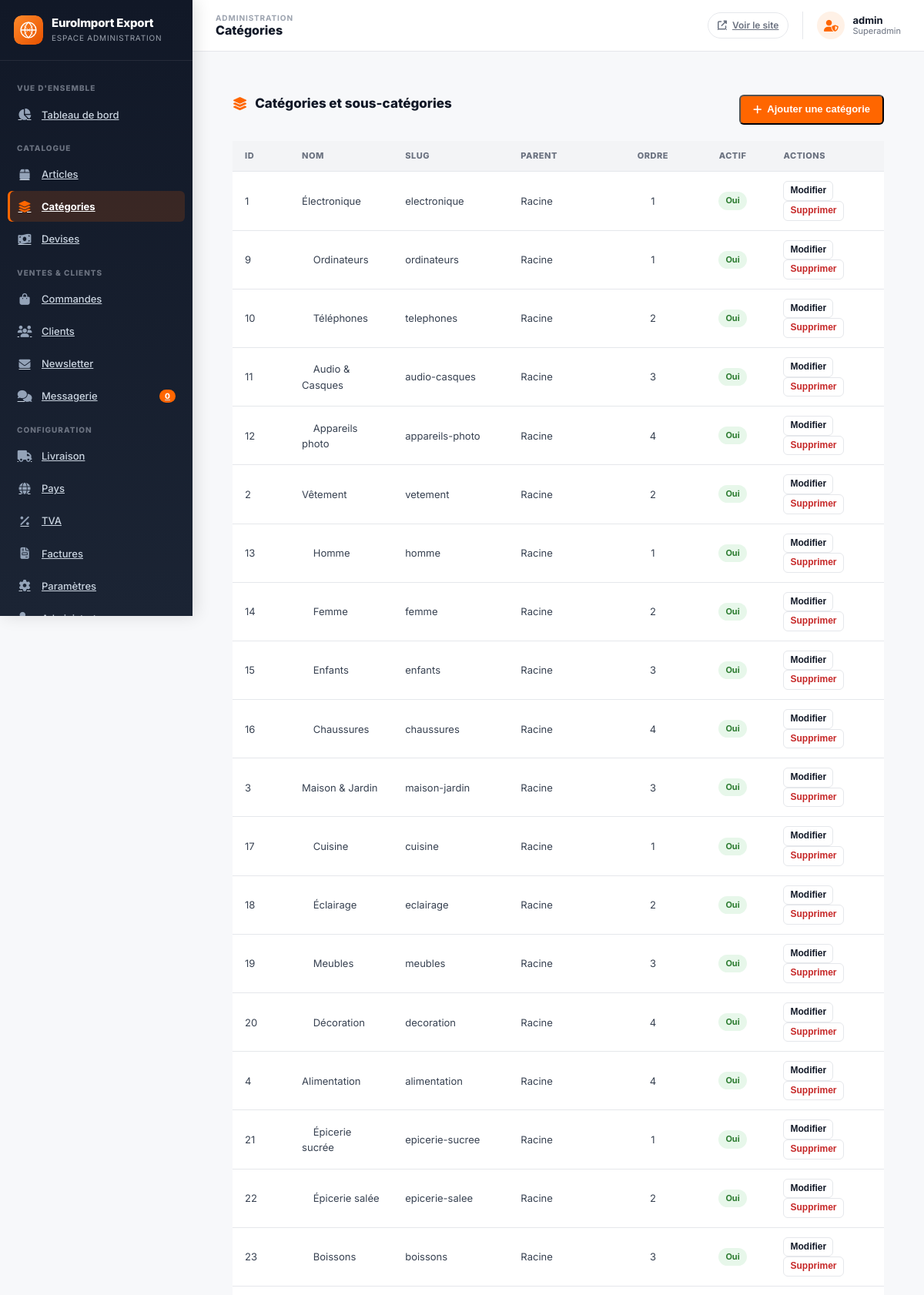
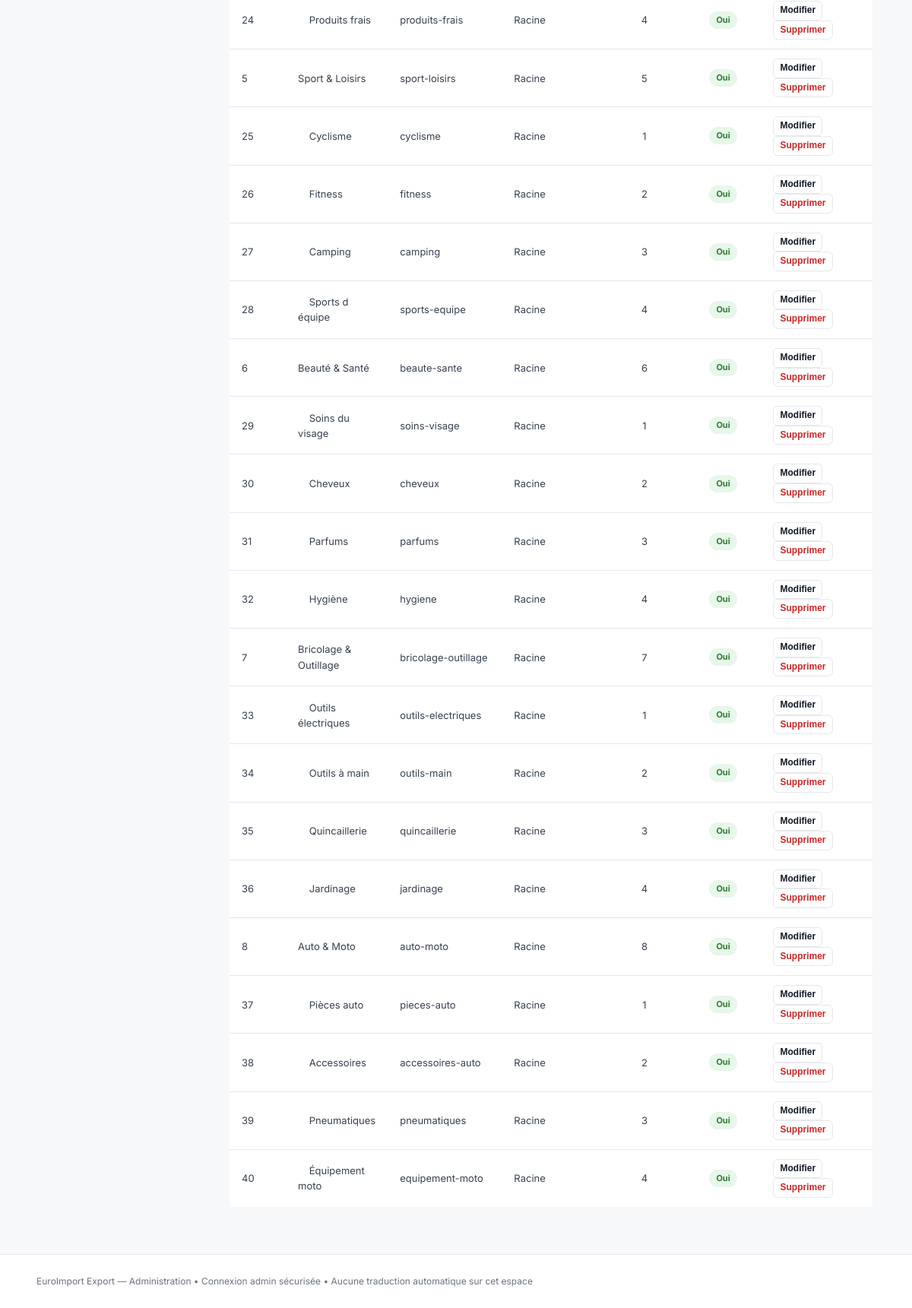
The app's page /admin/categories.php (signed in) with its own data (2 pictures, top to bottom).
### tables this page shows
CREATE TABLE `categories` (
  `id` INT UNSIGNED NOT NULL AUTO_INCREMENT,
  `parent_id` INT UNSIGNED DEFAULT NULL,
  `name` VARCHAR(255) NOT NULL,
  `slug` VARCHAR(255) NOT NULL,
  `description` TEXT DEFAULT NULL,
  `image` VARCHAR(255) DEFAULT NULL,
  `sort_order` INT UNSIGNED NOT NULL DEFAULT 0,
  `is_active` TINYINT(1) NOT NULL DEFAULT 1,
  `created_at` DATETIME NOT NULL DEFAULT CURRENT_TIMESTAMP,
  `updated_at` DATETIME NOT NULL DEFAULT CURRENT_TIMESTAMP ON UPDATE CURRENT_TIMESTAMP,
  PRIMARY KEY (`id`),
  UNIQUE KEY `uk_categories_slug` (`slug`),
  KEY `idx_categories_parent` (`parent_id`),
  KEY `idx_categories_active` (`is_active`),
  CONSTRAINT `fk_categories_parent` FOREIGN KEY (`parent_id`) REFERENCES `categories` (`id`) ON DELETE SET NULL ON UPDATE CASCADE
);

### includes/functions.php (called while the page is built, shortened)
<?php
if (!function_exists('e')) {
    function e($value = null): string
    {
        return htmlspecialchars((string)$value, ENT_QUOTES | ENT_HTML5, 'UTF-8');
    }
}
if (!function_exists('url')) {
    function url(string $path = ''): string
    {
        $path = ltrim($path, '/');
        return APP_URL === '' ? '/' . $path : rtrim(APP_URL, '/') . '/' . $path;
    }
}
if (!function_exists('loadSettings')) {
    function loadSettings(PDO $database): array
    {
        $stmt = $database->query("SELECT `key`, `value` FROM settings");
        $out = [];
        while ($row = $stmt->fetch()) {
            $out[$row['key']] = $row['value'];
        }
        return $out;
    }
}

### admin/includes/auth.php (called while the page is built, shortened)
<?php
require_once __DIR__ . '/../../includes/functions.php';
function adminRequire(): void
{
    $db = db();
    $stmt = $db->prepare("SELECT id, username, role, is_active FROM admins WHERE id = ? AND is_active = 1 LIMIT 1");
    $stmt->execute([(int)$_SESSION['admin_id']]);
}
function adminGet(): ?array
{
    return [
        'id' => (int)$_SESSION['admin_id'],
        'username' => $_SESSION['admin_username'] ?? '',
        'role' => $_SESSION['admin_role'] ?? 'admin',
    ];
}

### admin/includes/page_bootstrap.php (called while the page is built, shortened)
<?php
require_once __DIR__ . '/auth.php';
adminRequire();

### admin/categories.php (the view, shortened to what this page needs)
<?php
require_once __DIR__ . '/includes/page_bootstrap.php';
$db = db();
$stmt = $db->query("SELECT * FROM categories ORDER BY parent_id IS NULL DESC, parent_id ASC, sort_order ASC, name ASC");
$allCats = $stmt->fetchAll();
$byId = [];
$tree = [];
foreach ($allCats as $cat) {
    $cat['children'] = [];
    $byId[(int)$cat['id']] = $cat;
}
foreach ($allCats as $cat) {
    if ($cat['parent_id'] !== null && isset($byId[(int)$cat['parent_id']])) {
        $byId[(int)$cat['parent_id']]['children'][] = &$byId[(int)$cat['id']];
    } else {
        $tree[] = &$byId[(int)$cat['id']];
    }
}
$catForm = ['id' => '', 'parent_id' => '', 'name' => '', 'slug' => '', 'description' => '', 'sort_order' => '0', 'is_active' => '1'];
$editing = false;
require_once __DIR__ . '/includes/header.php';
?>
<div class="admin-content" style="padding:26px 22px;">
    <div style="display:flex; justify-content:space-between; align-items:center; margin-bottom:20px;">
        <div class="section-title"><i class="fas fa-layer-group"></i> Catégories et sous-catégories</div>
        <button class="btn btn--primary" onclick="openCatModal(<?= $editing ? 'true' : 'false' ?>, <?= $editing ? (int)$_GET['edit'] : '0' ?>, '<?= e($catForm['name']) ?>', '<?= e($catForm['slug']) ?>', '<?= e($catForm['description']) ?>', <?= $catForm['parent_id'] !== '' ? (int)$catForm['parent_id'] : 'null' ?>, <?= (int)$catForm['sort_order'] ?>, <?= (int)$catForm['is_active'] ?>)">
            <i class="fas fa-plus"></i> <?= $editing ? 'Modifier' : 'Ajouter' ?> une catégorie
        </button>
    </div>
    <table class="admin-table">
        <thead>
            <tr>
                <th style="width:60px;">ID</th>
                <th>Nom</th>
                <th style="width:140px;">Slug</th>
                <th style="width:140px;">Parent</th>
                <th style="width:100px; text-align:center;">Ordre</th>
                <th style="width:90px; text-align:center;">Actif</th>
                <th style="width:140px;">Actions</th>
            </tr>
        </thead>
        <tbody>
            <?php
            function renderCatTree(array $nodes, int $level = 0): void {
                foreach ($nodes as $node) {
                    echo '<tr>';
                    echo '<td>' . (int)$node['id'] . '</td>';
                    echo '<td><span style="color:var(--color-gray-dark);">' . str_repeat('&nbsp;&nbsp;&nbsp;&nbsp;', $level) . htmlspecialchars($node['name'], ENT_QUOTES | ENT_HTML5, 'UTF-8') . '</span></td>';
                    echo '<td><span class="notranslate" translate="no">' . htmlspecialchars($node['slug'], ENT_QUOTES | ENT_HTML5, 'UTF-8') . '</span></td>';
                    echo '<td>' . ($node['parent_id'] !== null && isset($node['_parent_name']) ? htmlspecialchars($node['_parent_name'], ENT_QUOTES | ENT_HTML5, 'UTF-8') : 'Racine') . '</td>';
                    echo '<td style="text-align:center;">' . (int)$node['sort_order'] . '</td>';
                    echo '<td style="text-align:center;"><span class="badge ' . ((int)$node['is_active'] === 1 ? 'badge--active' : 'badge--inactive') . '">' . ((int)$node['is_active'] === 1 ? 'Oui' : 'Non') . '</span></td>';
                    echo '<td>
                        <button class="btn btn--outline btn--sm" style="padding:4px 8px;" onclick="openCatModal(true, ' . (int)$node['id'] . ', \'' . addslashes(htmlspecialchars($node['name'], ENT_QUOTES | ENT_HTML5, 'UTF-8')) . '\', \'' . addslashes($node['slug']) . '\', \'' . addslashes($node['description'] ?? '') . '\', ' . ($node['parent_id'] !== null ? (int)$node['parent_id'] : 'null') . ', ' . (int)$node['sort_order'] . ', ' . (int)$node['is_active'] . ')">Modifier</button>
                        <button class="btn btn--outline btn--sm" style="padding:4px 8px; color:var(--color-error);" onclick="if(confirm(\'Supprimer cette catégorie ?\')){ deleteCat(' . (int)$node['id'] . ') }">Supprimer</button>
                    </td>';
                    echo '</tr>';
                    if (!empty($node['children'])) {
                        renderCatTree($node['children'], $level + 1);
                    }
                }
            }
            renderCatTree($tree);
            ?>
        </tbody>
    </table>
</div>
<?php
require_once __DIR__ . '/includes/footer.php';
?>

### admin/includes/header.php (shortened to what this page needs)
<?php
require_once __DIR__ . '/auth.php';
$db = db();
$settings = loadSettings($db);
$admin = adminGet();
$siteName = !empty($settings['site_name']) ? $settings['site_name'] : 'EuroImport Export';
$adminPageKey = basename($_SERVER['PHP_SELF'], '.php');
$adminPageLabels = [
    'dashboard' => 'Tableau de bord', 'articles' => 'Articles', 'article-edit' => 'Édition article',
    'categories' => 'Catégories', 'currencies' => 'Devises', 'commandes' => 'Commandes',
    'commande-detail' => 'Détail commande', 'clients' => 'Clients', 'client-detail' => 'Détail client',
    'newsletter' => 'Newsletter', 'messagerie' => 'Messagerie', 'livraison' => 'Livraison',
    'pays' => 'Pays', 'tva' => 'TVA', 'factures' => 'Factures', 'settings' => 'Paramètres',
    'admins' => 'Administrateurs', 'profil' => 'Mon profil',
];
$adminPageLabel = $adminPageLabels[$adminPageKey] ?? ucfirst(str_replace('-', ' ', $adminPageKey));
?>
<!DOCTYPE html>
<html lang="fr" dir="ltr">
<head>
<link rel="stylesheet" href="https://cdnjs.cloudflare.com/ajax/libs/font-awesome/6.5.0/css/all.min.css">
<link rel="stylesheet" href="<?= ASSETS_URL ?>/css/admin.css?v=1.3.1">
</head>
<body class="admin">
<div class="admin-wrapper">
<aside class="admin-sidebar">
    <div class="admin-brand">
        <img src="<?= ASSETS_URL ?>/images/logo.svg" alt="" class="admin-brand__icon">
        <div>
            <div class="admin-brand__logo"><?= e($siteName) ?></div>
            <div class="admin-brand__sous">Espace administration</div>
        </div>
    </div>
    <nav class="admin-nav">
        <p class="admin-nav__label">Vue d'ensemble</p>
        <a href="dashboard.php" class="admin-nav__link<?= basename($_SERVER['PHP_SELF']) === 'dashboard.php' ? ' active' : '' ?>">
            <i class="fas fa-chart-pie"></i> Tableau de bord
        </a>
        <p class="admin-nav__label">Catalogue</p>
        <a href="articles.php" class="admin-nav__link<?= basename($_SERVER['PHP_SELF']) === 'articles.php' ? ' active' : '' ?>">
            <i class="fas fa-box"></i> Articles
        </a>
        <a href="categories.php" class="admin-nav__link<?= basename($_SERVER['PHP_SELF']) === 'categories.php' ? ' active' : '' ?>">
            <i class="fas fa-layer-group"></i> Catégories
        </a>
        <a href="currencies.php" class="admin-nav__link<?= basename($_SERVER['PHP_SELF']) === 'currencies.php' ? ' active' : '' ?>">
            <i class="fas fa-money-bill-wave"></i> Devises
        </a>
        <p class="admin-nav__label">Ventes & clients</p>
        <a href="commandes.php" class="admin-nav__link<?= in_array(basename($_SERVER['PHP_SELF']), ['commandes.php','commande-detail.php']) ? ' active' : '' ?>">
            <i class="fas fa-shopping-bag"></i> Commandes
        </a>
        <a href="clients.php" class="admin-nav__link<?= basename($_SERVER['PHP_SELF']) === 'clients.php' ? ' active' : '' ?>">
            <i class="fas fa-users"></i> Clients
        </a>
        <a href="newsletter.php" class="admin-nav__link<?= basename($_SERVER['PHP_SELF']) === 'newsletter.php' ? ' active' : '' ?>">
            <i class="fas fa-envelope"></i> Newsletter
        </a>
        <a href="messagerie.php" class="admin-nav__link<?= basename($_SERVER['PHP_SELF']) === 'messagerie.php' ? ' active' : '' ?>">
            <i class="fas fa-comments"></i> Messagerie
            <span class="admin-nav__badge" id="admin-nav-badge"><?= (int)($_SESSION['admin_unread_count'] ?? 0) ?></span>
        </a>
        <p class="admin-nav__label">Configuration</p>
        <a href="livraison.php" class="admin-nav__link<?= basename($_SERVER['PHP_SELF']) === 'livraison.php' ? ' active' : '' ?>">
            <i class="fas fa-truck"></i> Livraison
        </a>
        <a href="pays.php" class="admin-nav__link<?= basename($_SERVER['PHP_SELF']) === 'pays.php' ? ' active' : '' ?>">
            <i class="fas fa-globe"></i> Pays
        </a>
        <a href="tva.php" class="admin-nav__link<?= basename($_SERVER['PHP_SELF']) === 'tva.php' ? ' active' : '' ?>">
            <i class="fas fa-percentage"></i> TVA
        </a>
        <a href="factures.php" class="admin-nav__link<?= basename($_SERVER['PHP_SELF']) === 'factures.php' ? ' active' : '' ?>">
            <i class="fas fa-file-invoice"></i> Factures
        </a>
        <a href="settings.php" class="admin-nav__link<?= basename($_SERVER['PHP_SELF']) === 'settings.php' ? ' active' : '' ?>">
            <i class="fas fa-cog"></i> Paramètres
        </a>
        <?php if ($admin['role'] === 'superadmin'): ?>
            <a href="admins.php" class="admin-nav__link<?= basename($_SERVER['PHP_SELF']) === 'admins.php' ? ' active' : '' ?>">
                <i class="fas fa-user-shield"></i> Administrateurs
            </a>
        <?php endif; ?>
    </nav>
</aside>
<main class="admin-main">
    <header class="admin-bar">
        <div class="admin-bar__location">
            <span class="admin-bar__eyebrow">Administration</span>
            <span class="admin-bar__page"><?= e($adminPageLabel) ?></span>
        </div>
        <div class="admin-bar__actions">
            <a href="<?= e(url('')) ?>" class="admin-bar__site" target="_blank" rel="noopener"><i class="fas fa-external-link-alt"></i> Voir le site</a>
            <div class="admin-bar__user">
                <span class="admin-bar__avatar"><i class="fas fa-user-shield"></i></span>
                <span class="admin-bar__user-text">
                    <span class="admin-bar__user-name"><?= e($admin['username']) ?></span>
                    <span class="admin-bar__user-role"><?= e($admin['role']) ?></span>
                </span>
            </div>
        </div>
    </header>
    <div class="admin-content">

### records on screen
categories: id "1", name "Électronique", slug "electronique", shows "Racine", sort_order "1", is_active "Oui"
categories: id "9", name "Ordinateurs", slug "ordinateurs", shows "Racine", sort_order "1", is_active "Oui"
categories: id "10", name "Téléphones", slug "telephones", shows "Racine", sort_order "2", is_active "Oui"
categories: id "11", name "Audio & Casques", slug "audio-casques", shows "Racine", sort_order "3", is_active "Oui"
categories: id "12", name "Appareils photo", slug "appareils-photo", shows "Racine", sort_order "4", is_active "Oui"
categories: id "2", name "Vêtement", slug "vetement", shows "Racine", sort_order "2", is_active "Oui"
categories: id "13", name "Homme", slug "homme", shows "Racine", sort_order "1", is_active "Oui"
categories: id "14", name "Femme", slug "femme", shows "Racine", sort_order "2", is_active "Oui"
categories: id "15", name "Enfants", slug "enfants", shows "Racine", sort_order "3", is_active "Oui"
categories: id "16", name "Chaussures", slug "chaussures", shows "Racine", sort_order "4", is_active "Oui"
categories: id "3", name "Maison & Jardin", slug "maison-jardin", shows "Racine", sort_order "3", is_active "Oui"
categories: id "17", name "Cuisine", slug "cuisine", shows "Racine", sort_order "1", is_active "Oui"
categories: id "18", name "Éclairage", slug "eclairage", shows "Racine", sort_order "2", is_active "Oui"
categories: id "19", name "Meubles", slug "meubles", shows "Racine", sort_order "3", is_active "Oui"
categories: id "20", name "Décoration", slug "decoration", shows "Racine", sort_order "4", is_active "Oui"
categories: id "4", name "Alimentation", slug "alimentation", shows "Racine", sort_order "4", is_active "Oui"
categories: id "21", name "Épicerie sucrée", slug "epicerie-sucree", shows "Racine", sort_order "1", is_active "Oui"
categories: id "22", name "Épicerie salée", slug "epicerie-salee", shows "Racine", sort_order "2", is_active "Oui"
categories: id "23", name "Boissons", slug "boissons", shows "Racine", sort_order "3", is_active "Oui"
categories: id "24", name "Produits frais", slug "produits-frais", shows "Racine", sort_order "4", is_active "Oui"
categories: id "5", name "Sport & Loisirs", slug "sport-loisirs", shows "Racine", sort_order "5", is_active "Oui"
categories: id "25", name "Cyclisme", slug "cyclisme", shows "Racine", sort_order "1", is_active "Oui"
categories: id "26", name "Fitness", slug "fitness", shows "Racine", sort_order "2", is_active "Oui"
categories: id "27", name "Camping", slug "camping", shows "Racine", sort_order "3", is_active "Oui"
categories: id "28", name "Sports d équipe", slug "sports-equipe", shows "Racine", sort_order "4", is_active "Oui"
categories: id "6", name "Beauté & Santé", slug "beaute-sante", shows "Racine", sort_order "6", is_active "Oui"
categories: id "29", name "Soins du visage", slug "soins-visage", shows "Racine", sort_order "1", is_active "Oui"
categories: id "30", name "Cheveux", slug "cheveux", shows "Racine", sort_order "2", is_active "Oui"
categories: id "31", name "Parfums", slug "parfums", shows "Racine", sort_order "3", is_active "Oui"
categories: id "32", name "Hygiène", slug "hygiene", shows "Racine", sort_order "4", is_active "Oui"
categories: id "7", name "Bricolage & Outillage", slug "bricolage-outillage", shows "Racine", sort_order "7", is_active "Oui"
categories: id "33", name "Outils électriques", slug "outils-electriques", shows "Racine", sort_order "1", is_active "Oui"
categories: id "34", name "Outils à main", slug "outils-main", shows "Racine", sort_order "2", is_active "Oui"
categories: id "35", name "Quincaillerie", slug "quincaillerie", shows "Racine", sort_order "3", is_active "Oui"
categories: id "36", name "Jardinage", slug "jardinage", shows "Racine", sort_order "4", is_active "Oui"
categories: id "8", name "Auto & Moto", slug "auto-moto", shows "Racine", sort_order "8", is_active "Oui"
categories: id "37", name "Pièces auto", slug "pieces-auto", shows "Racine", sort_order "1", is_active "Oui"
categories: id "38", name "Accessoires", slug "accessoires-auto", shows "Racine", sort_order "2", is_active "Oui"
categories: id "39", name "Pneumatiques", slug "pneumatiques", shows "Racine", sort_order "3", is_active "Oui"
categories: id "40", name "Équipement moto", slug "equipement-moto", shows "Racine", sort_order "4", is_active "Oui"

### other values on screen
$siteName "EuroImport Export"
$_SESSION['admin_unread_count'] "0"
$adminPageLabel "Catégories"
$admin['username'] "admin"
$admin['role'] "Superadmin"
